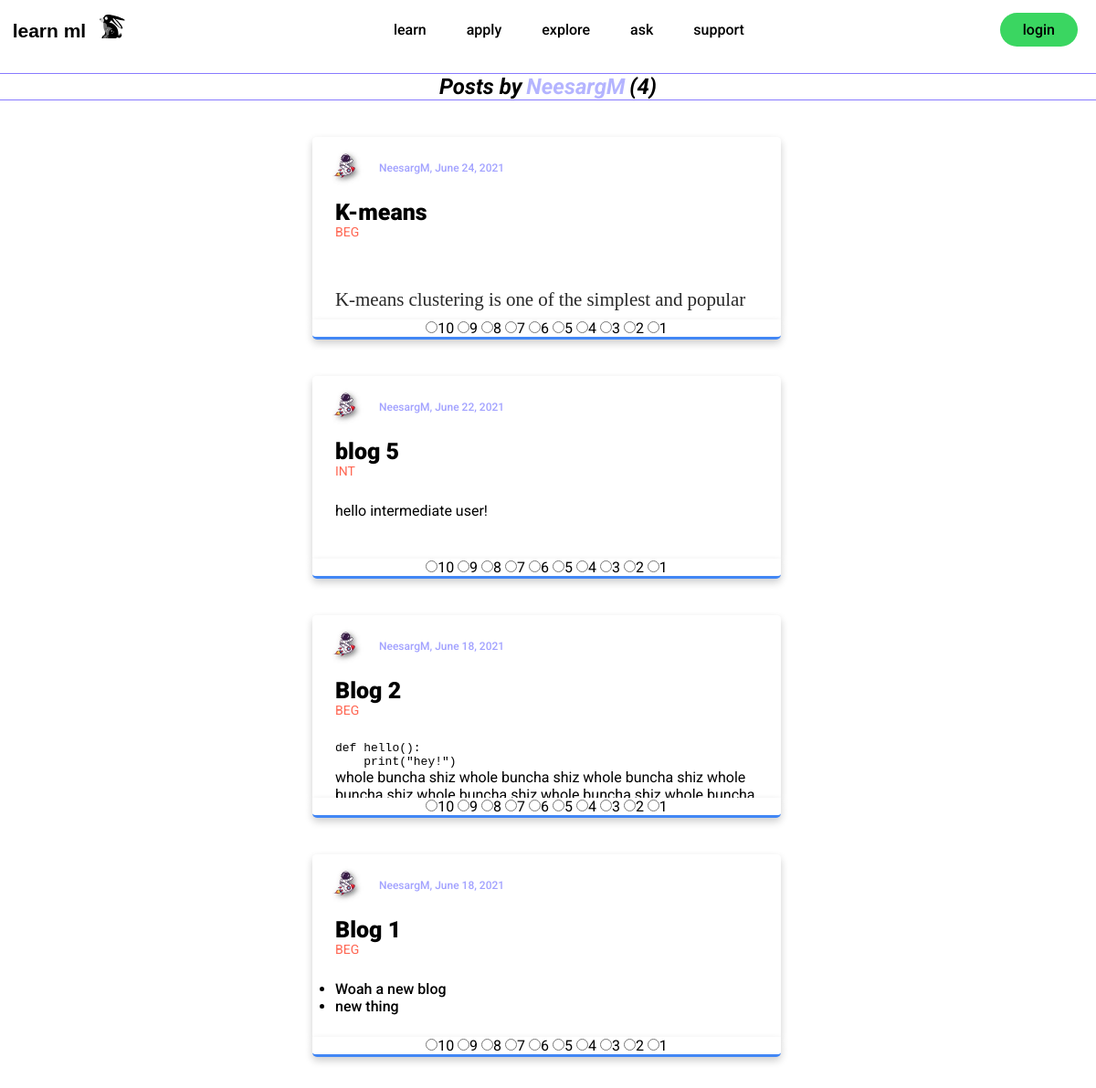
Before: /explore/user/NeesargM with the older database file.
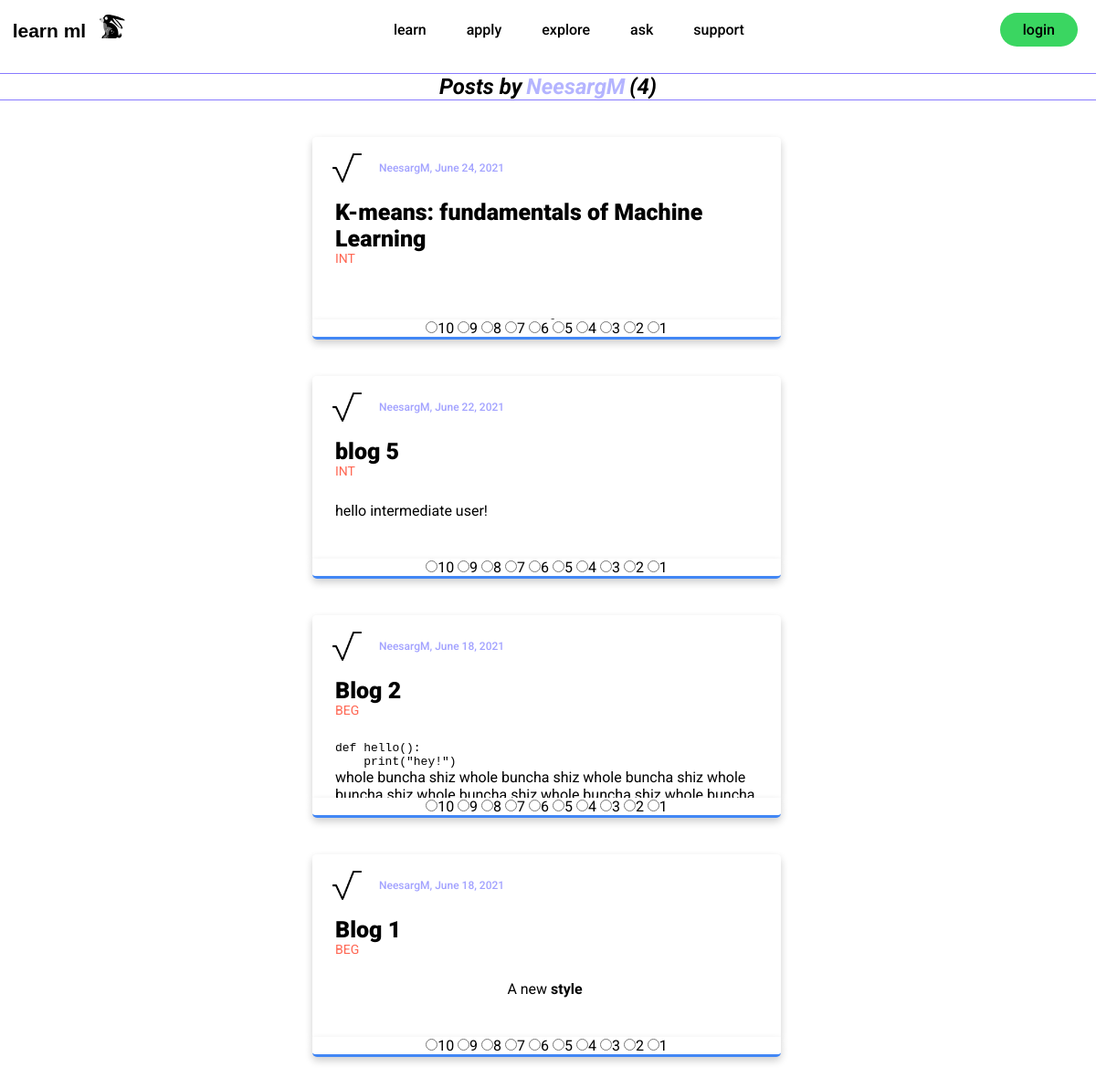
After: the same page with the newer database file.
### explore/models.py (models this page shows, shortened)
class Post(models.Model):
	title = models.CharField(max_length=100)
	content = HTMLField()
	date_posted = models.DateTimeField(default=timezone.now)
	author = models.ForeignKey(User, on_delete=models.CASCADE)
	POST_AUDIENCE = [
        ('BEG', 'Beginner'),
        ('INT', 'Intermediate'),
        ('EXP', 'Expert'),
    ]
	audience = models.CharField(max_length=3, choices=POST_AUDIENCE, default='BEG',)
	likes = models.ManyToManyField(User, default=None, blank=True, related_name='likes')

### users/models.py (models this page shows, shortened)
class Profile(models.Model):
	user = models.OneToOneField(User, on_delete=models.CASCADE)
	image = models.ImageField(default='default.jpg', upload_to='profile_pics')

### explore/views.py (the view)
# urls.py: path('user/<str:username>', UserPostListView.as_view(), name='user-posts'),
class UserPostListView(ListView):
	model = Post
	template_name = 'explore/user_posts.html'
	context_object_name = 'posts'
	paginate_by = 5
	def get_queryset(self):
		user = get_object_or_404(User, username=self.kwargs.get('username'))
		return self.model.objects.filter(author=user).order_by('-date_posted')

### explore/templates/explore/user_posts.html (shortened to what this page needs)
{% extends "explore/base.html" %}
{% block section %}
<h2 class="more-user-posts-h2">Posts by <span id='user-name-h2'> {{ view.kwargs.username }} </span> ({{ page_obj.paginator.count }})</h2>
<section class="posts-section">
	<div class="posts-content">
		{% for post in posts %}
		<div class="post-card">
			<div class="post-card-container">
				<div class="pic-name-date">
					<img class="small-prof-pic" src="{{ post.author.profile.image.url }}">
					<p class="post-author-and-date"><a class="post-author-and-date" href="{% url 'user-posts' post.author.username %}">{{ post.author }}, {{ post.date_posted|date:"N d, Y" }}</a></p>
				</div>
				<h2><a class="post-title-link" href="{% url 'post-detail' post.id post.title %}">{{ post.title }}</a></h2>
				<p class="post-audience">{{ post.audience }}</p>
				<div class=post-content-container>
					<p class="post-content">{{ post.content|safe }}</p>
				</div>
			</div>
		</div>
		<div class="readability-card">
			<div class="readability-card-container">
				<input type="radio" onclick="if(this.checked){console.log(10)}" name="rating" id="rate10{{ forloop.counter0 }}"><label for="rate10{{ forloop.counter0 }}">10</label>
				<input type="radio" onclick="if(this.checked){console.log(9)}" name="rating" id="rate9{{ forloop.counter0 }}"><label for="rate9{{ forloop.counter0 }}">9</label>
				<input type="radio" onclick="if(this.checked){console.log(8)}" name="rating" id="rate8{{ forloop.counter0 }}"><label for="rate8{{ forloop.counter0 }}">8</label>
				<input type="radio" onclick="if(this.checked){console.log(7)}" name="rating" id="rate7{{ forloop.counter0 }}"><label for="rate7{{ forloop.counter0 }}">7</label>
				<input type="radio" onclick="if(this.checked){console.log(6)}" name="rating" id="rate6{{ forloop.counter0 }}"><label for="rate6{{ forloop.counter0 }}">6</label>
				<input type="radio" onclick="if(this.checked){console.log(5)}" name="rating" id="rate5{{ forloop.counter0 }}"><label for="rate5{{ forloop.counter0 }}">5</label>
				<input type="radio" onclick="if(this.checked){console.log(4)}" name="rating" id="rate4{{ forloop.counter0 }}"><label for="rate4{{ forloop.counter0 }}">4</label>
				<input type="radio" onclick="if(this.checked){console.log(3)}" name="rating" id="rate3{{ forloop.counter0 }}"><label for="rate3{{ forloop.counter0 }}">3</label>
				<input type="radio" onclick="if(this.checked){console.log(2)}" name="rating" id="rate2{{ forloop.counter0 }}"><label for="rate2{{ forloop.counter0 }}">2</label>
				<input type="radio" onclick="if(this.checked){console.log(1)}" name="rating" id="rate1{{ forloop.counter0 }}"><label for="rate1{{ forloop.counter0 }}">1</label>
			</div>
		</div>
		{% endfor %}
		<div class="pagination-container">
		</div>
</section>
{% endblock section %}

### explore/templates/explore/base.html (shortened to what this page needs)
{% load static %}
<!DOCTYPE html>
	<head>
		<link rel="stylesheet" type="text/css" href="{% static 'css/explore_home.css' %}">
	</head>
	<body>
		<section>
			<header>
				<a href="/">
					<img class="logo" src="{% static 'images/logo.svg' %}" alt="logo">
				</a>
				<nav class="navbar">
					<ul class="nav_links">
						<li>
							<a href="/#down">learn</a>
						</li>
						<li>
							<a href="#">apply</a>
						</li>
						<li>
							<a href="/explore">explore</a>
						</li>
						<li>
							<a href="#">ask</a>
						</li>
						<li>
							<a href="#">support</a>
						</li>
					</ul>
				</nav>
				{% if user.is_authenticated %}
				<a class="cta" href="{% url 'profile' %}">
					<img class="round-account-img-p" src="{{ user.profile.image.url }}" alt="{{ user|make_list|first }}">
				</a>
				<a class="cta" href="{% url 'post-create' %}">
					<i id="post-create-link" class="fas fa-plus-circle"></i>
				</a>
				<a class="cta" href="{% url 'logout' %}">
					<button class="logoutButton">logout</button>
				</a>
				{% else %}
				<a class="cta" href="{% url 'login' %}">
					<button class="loginButton">login</button>
				</a>
				{% endif %}
			</header>
		</section>
		{% block section %} {% endblock %}
	</body>

### explore/static/css/explore_home.css (style rules this page uses)
* { box-sizing: : border-box; margin: 0; padding: 0; background-color: #fff; }
li, a, button { font-family: "Roboto", sans-serif; font-weight: 500; font-size: 16px; color: #000; text-decoration: none; }
header { display: flex; align-items: center; justify-content: space-between; position: fixed; top: 0; left: 0; z-index: 2; width: 100%; }
.logo { cursor: pointer; }
.nav_links { list-style: none; }
.nav_links li { display: inline-block; padding: 0px 20px; }
.nav_links li a { transition: all 0.4s ease 0s; border-bottom: 3px solid transparent; }
.loginButton { padding: 9px 25px; margin-right: 20px; background-color: rgb(58, 214, 97); border: none; border-radius: 50px; cursor: pointer; transition: all 0.4s ease 0s; }
.posts-content { position: relative; width: 95%; display: table; height: 95%; }
.post-card, .post-card-detail { display: row; position: relative; box-shadow: 0 4px 8px 0 rgba(0,0,0,0.2); border-radius: 5px; border-bottom-left-radius: 0px; border-bottom-right-radius: 0px; overflow: hidden; font-family: "Roboto", sans-serif; width: 45%; height: 200px; margin-left: 30%; margin-top: 40px; }
.post-content-container { display: block; padding: 9px 25px; }
.pic-name-date { display: flex; padding: 9px 13px; }
.small-prof-pic { display: inline-flex; align-items: center; width: 50px; height: 50px; border-radius: 100%; }
.post-author-and-date { display: inline-flex; padding-left: 5px; align-items: center; opacity: 0.6; font-size: 12px; color: blue; width: 100%; }
.readability-card { display: flex; position: relative; justify-content: center; border-radius: 5px; border-top-left-radius: 0px; border-top-right-radius: 0px; box-shadow: 0 4px 8px 0 rgba(0,0,0,0.2); overflow: hidden; font-family: "Roboto", sans-serif; width: 45%; margin-left: 30%; margin-bottom: 10px; transition: all 0.3s ease 0s; border-bottom: 3px solid #4287f5; }
.post-title-link { display: inline-flex; padding: 0px 25px; font-size: 25px; font-weight: 900; overflow: hidden; text-overflow: ellipsis; }
.post-audience, .post-content { padding: 9px 25px; margin-top: -10px; }
.post-audience { color: #ff6652; font-size: 14px; }
.pagination-container { display: inline-flex; justify-content: center; align-items: center; width: 100%; padding-top: 20px; padding-left: 32px; }
.more-user-posts-h2 { margin-top: 80px; border-top: thin solid #887aff; border-bottom: thin solid #887aff; font-family: 'Roboto', sans-serif; display: flex; font-style: italic; justify-content: center; }
#user-name-h2 { background: transparent; color: #B4B4FF; padding-left: 5px; padding-right: 5px; }

Changed rows visible on the page:
changed Post: author.profile.image: picture added in place of a placeholder; title "K-means" → "K-means: fundamentals of Machine Learning"; audience "BEG" → "INT"; content "K-means clustering is one of the simplest and popular…" → (not shown)
changed through a linked row, Post "blog 5": author.profile.image: picture added in place of a placeholder
changed Post "Blog 2": author.profile.image: picture added in place of a placeholder
changed Post "Blog 1": author.profile.image: picture added in place of a placeholder; content "Woah a new blog new thing" → "A new style"
